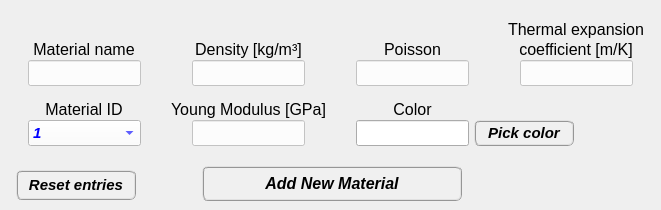
    <widget class="QWidget" name="tab_add_material">
     <property name="toolTip">
      <string>&lt;html&gt;&lt;head/&gt;&lt;body&gt;&lt;p&gt;&lt;span style=&quot; font-size:12pt; font-style:normal;&quot;&gt;Add a new material to the list&lt;/span&gt;&lt;/p&gt;&lt;/body&gt;&lt;/html&gt;</string>
     </property>
     <attribute name="title">
      <string>Add</string>
     </attribute>
     <widget class="QLineEdit" name="lineEdit_color">
      <property name="geometry">
       <rect>
        <x>356</x>
        <y>120</y>
        <width>113</width>
        <height>26</height>
       </rect>
      </property>
      <property name="minimumSize">
       <size>
        <width>113</width>
        <height>26</height>
       </size>
      </property>
      <property name="maximumSize">
       <size>
        <width>113</width>
        <height>26</height>
       </size>
      </property>
      <property name="font">
       <font>
        <family>Arial</family>
        <pointsize>11</pointsize>
        <weight>75</weight>
        <italic>false</italic>
        <bold>true</bold>
       </font>
      </property>
      <property name="styleSheet">
       <string notr="true"/>
      </property>
      <property name="alignment">
       <set>Qt::AlignCenter</set>
      </property>
     </widget>
     <widget class="QLabel" name="YoungMod_label">
      <property name="geometry">
       <rect>
        <x>162</x>
        <y>100</y>
        <width>173</width>
        <height>20</height>
       </rect>
      </property>
      <property name="font">
       <font>
        <italic>false</italic>
       </font>
      </property>
      <property name="styleSheet">
       <string notr="true"/>
      </property>
      <property name="text">
       <string>&lt;html&gt;&lt;head/&gt;&lt;body&gt;&lt;p align=&quot;center&quot;&gt;&lt;span style=&quot; font-size:12pt;&quot;&gt;Young Modulus [GPa]&lt;/span&gt;&lt;/p&gt;&lt;/body&gt;&lt;/html&gt;</string>
      </property>
     </widget>
     <widget class="QLineEdit" name="lineEdit_poisson">
      <property name="geometry">
       <rect>
        <x>356</x>
        <y>60</y>
        <width>113</width>
        <height>26</height>
       </rect>
      </property>
      <property name="minimumSize">
       <size>
        <width>113</width>
        <height>26</height>
       </size>
      </property>
      <property name="maximumSize">
       <size>
        <width>113</width>
        <height>26</height>
       </size>
      </property>
      <property name="font">
       <font>
        <family>Arial</family>
        <pointsize>11</pointsize>
        <weight>75</weight>
        <italic>false</italic>
        <bold>true</bold>
       </font>
      </property>
      <property name="styleSheet">
       <string notr="true">QLineEdit{color: rgb(0,0,255); background-color: rgba(255, 255, 255, 200)}
QLineEdit::Disabled{color: rgb(120,120,120); background-color: rgba(0, 0, 0, 0)}</string>
      </property>
      <property name="alignment">
       <set>Qt::AlignCenter</set>
      </property>
     </widget>
     <widget class="QLabel" name="Name_label">
      <property name="geometry">
       <rect>
        <x>24</x>
        <y>40</y>
        <width>120</width>
        <height>20</height>
       </rect>
      </property>
      <property name="styleSheet">
       <string notr="true"/>
      </property>
      <property name="text">
       <string>&lt;html&gt;&lt;head/&gt;&lt;body&gt;&lt;p align=&quot;center&quot;&gt;&lt;span style=&quot; font-size:12pt; font-style:normal;&quot;&gt;Material name&lt;/span&gt;&lt;/p&gt;&lt;/body&gt;&lt;/html&gt;</string>
      </property>
     </widget>
     <widget class="QLineEdit" name="lineEdit_density">
      <property name="geometry">
       <rect>
        <x>192</x>
        <y>60</y>
        <width>113</width>
        <height>26</height>
       </rect>
      </property>
      <property name="minimumSize">
       <size>
        <width>113</width>
        <height>26</height>
       </size>
      </property>
      <property name="maximumSize">
       <size>
        <width>113</width>
        <height>26</height>
       </size>
      </property>
      <property name="font">
       <font>
        <family>Arial</family>
        <pointsize>11</pointsize>
        <weight>75</weight>
        <italic>false</italic>
        <bold>true</bold>
       </font>
      </property>
      <property name="styleSheet">
       <string notr="true">QLineEdit{color: rgb(0,0,255); background-color: rgba(255, 255, 255, 200)}
QLineEdit::Disabled{color: rgb(120,120,120); background-color: rgba(0, 0, 0, 0)}</string>
      </property>
      <property name="alignment">
       <set>Qt::AlignCenter</set>
      </property>
     </widget>
     <widget class="QLineEdit" name="lineEdit_name">
      <property name="geometry">
       <rect>
        <x>28</x>
        <y>60</y>
        <width>113</width>
        <height>26</height>
       </rect>
      </property>
      <property name="minimumSize">
       <size>
        <width>113</width>
        <height>26</height>
       </size>
      </property>
      <property name="maximumSize">
       <size>
        <width>113</width>
        <height>26</height>
       </size>
      </property>
      <property name="font">
       <font>
        <family>Arial</family>
        <pointsize>11</pointsize>
        <weight>75</weight>
        <italic>false</italic>
        <bold>true</bold>
       </font>
      </property>
      <property name="styleSheet">
       <string notr="true">QLineEdit{color: rgb(0,0,255); background-color: rgba(255, 255, 255, 200)}
QLineEdit::Disabled{color: rgb(120,120,120); background-color: rgba(0, 0, 0, 0)}</string>
      </property>
      <property name="alignment">
       <set>Qt::AlignCenter</set>
      </property>
     </widget>
     <widget class="QLabel" name="ID_label">
      <property name="geometry">
       <rect>
        <x>24</x>
        <y>100</y>
        <width>120</width>
        <height>20</height>
       </rect>
      </property>
      <property name="font">
       <font>
        <family>Arial</family>
        <pointsize>11</pointsize>
        <weight>50</weight>
        <italic>false</italic>
        <bold>false</bold>
       </font>
      </property>
      <property name="styleSheet">
       <string notr="true"/>
      </property>
      <property name="text">
       <string>&lt;html&gt;&lt;head/&gt;&lt;body&gt;&lt;p align=&quot;center&quot;&gt;&lt;span style=&quot; font-size:12pt; font-style:normal;&quot;&gt;Material ID&lt;/span&gt;&lt;/p&gt;&lt;/body&gt;&lt;/html&gt;</string>
      </property>
     </widget>
     <widget class="QLabel" name="poisson_label">
      <property name="geometry">
       <rect>
        <x>378</x>
        <y>40</y>
        <width>69</width>
        <height>20</height>
       </rect>
      </property>
      <property name="styleSheet">
       <string notr="true"/>
      </property>
      <property name="text">
       <string>&lt;html&gt;&lt;head/&gt;&lt;body&gt;&lt;p align=&quot;center&quot;&gt;&lt;span style=&quot; font-size:12pt; font-style:normal;&quot;&gt;Poisson&lt;/span&gt;&lt;/p&gt;&lt;/body&gt;&lt;/html&gt;</string>
      </property>
     </widget>
     <widget class="QLineEdit" name="lineEdit_youngModulus">
      <property name="geometry">
       <rect>
        <x>192</x>
        <y>120</y>
        <width>113</width>
        <height>26</height>
       </rect>
      </property>
      <property name="minimumSize">
       <size>
        <width>113</width>
        <height>26</height>
       </size>
      </property>
      <property name="maximumSize">
       <size>
        <width>113</width>
        <height>26</height>
       </size>
      </property>
      <property name="font">
       <font>
        <family>Arial</family>
        <pointsize>11</pointsize>
        <weight>75</weight>
        <italic>false</italic>
        <bold>true</bold>
       </font>
      </property>
      <property name="styleSheet">
       <string notr="true">QLineEdit{color: rgb(0,0,255); background-color: rgba(255, 255, 255, 200)}
QLineEdit::Disabled{color: rgb(120,120,120); background-color: rgba(0, 0, 0, 0)}</string>
      </property>
      <property name="alignment">
       <set>Qt::AlignCenter</set>
      </property>
     </widget>
     <widget class="QLabel" name="density_label">
      <property name="geometry">
       <rect>
        <x>174</x>
        <y>40</y>
        <width>149</width>
        <height>20</height>
       </rect>
      </property>
      <property name="styleSheet">
       <string notr="true"/>
      </property>
      <property name="text">
       <string>&lt;html&gt;&lt;head/&gt;&lt;body&gt;&lt;p align=&quot;center&quot;&gt;&lt;span style=&quot; font-size:12pt; font-style:normal;&quot;&gt;Density [kg/m³]&lt;/span&gt;&lt;/p&gt;&lt;/body&gt;&lt;/html&gt;</string>
      </property>
     </widget>
     <widget class="QPushButton" name="pushButton_confirm_add_material">
      <property name="enabled">
       <bool>true</bool>
      </property>
      <property name="geometry">
       <rect>
        <x>202</x>
        <y>166</y>
        <width>260</width>
        <height>35</height>
       </rect>
      </property>
      <property name="minimumSize">
       <size>
        <width>260</width>
        <height>35</height>
       </size>
      </property>
      <property name="maximumSize">
       <size>
        <width>260</width>
        <height>35</height>
       </size>
      </property>
      <property name="font">
       <font>
        <family>Arial</family>
        <pointsize>12</pointsize>
        <weight>75</weight>
        <italic>true</italic>
        <bold>true</bold>
       </font>
      </property>
      <property name="cursor">
       <cursorShape>ArrowCursor</cursorShape>
      </property>
      <property name="layoutDirection">
       <enum>Qt::LeftToRight</enum>
      </property>
      <property name="autoFillBackground">
       <bool>false</bool>
      </property>
      <property name="styleSheet">
       <string notr="true">QPushButton{border-radius: 6px; border-color: rgb(150, 150, 150); border-style: ridge; border-width: 2px; color: rgb(0, 0, 0); background-color: rgb(240, 240, 240); font: 75 italic bold 12pt &quot;Arial&quot;}
QPushButton:hover{border-radius: 6px; border-color: rgb(0, 170, 255); border-style: ridge; border-width: 2px; color: rgb(0, 0, 0); background-color: rgba(174, 213, 255, 100); font: 75 italic bold 12pt &quot;Arial&quot;}
QPushButton:pressed{border-radius: 6px; border-color: rgb(0, 170, 255); border-style: ridge; border-width: 3px; color: rgb(0, 0, 0); background-color: rgb(174, 213, 255); font: 75 italic bold 12pt &quot;Arial&quot;}</string>
      </property>
      <property name="text">
       <string>Add New Material</string>
      </property>
      <property name="shortcut">
       <string>Shift+A</string>
      </property>
      <property name="checkable">
       <bool>false</bool>
      </property>
      <property name="autoDefault">
       <bool>true</bool>
      </property>
      <property name="default">
       <bool>false</bool>
      </property>
      <property name="flat">
       <bool>false</bool>
      </property>
     </widget>
     <widget class="QLineEdit" name="lineEdit_thermal_expansion_coefficient">
      <property name="geometry">
       <rect>
        <x>520</x>
        <y>60</y>
        <width>113</width>
        <height>26</height>
       </rect>
      </property>
      <property name="minimumSize">
       <size>
        <width>113</width>
        <height>26</height>
       </size>
      </property>
      <property name="maximumSize">
       <size>
        <width>113</width>
        <height>26</height>
       </size>
      </property>
      <property name="font">
       <font>
        <family>Arial</family>
        <pointsize>11</pointsize>
        <weight>75</weight>
        <italic>false</italic>
        <bold>true</bold>
       </font>
      </property>
      <property name="styleSheet">
       <string notr="true">QLineEdit{color: rgb(0,0,255); background-color: rgba(255, 255, 255, 200)}
QLineEdit::Disabled{color: rgb(120,120,120); background-color: rgba(0, 0, 0, 0)}</string>
      </property>
      <property name="alignment">
       <set>Qt::AlignCenter</set>
      </property>
     </widget>
     <widget class="QLabel" name="color_label_2">
      <property name="geometry">
       <rect>
        <x>356</x>
        <y>100</y>
        <width>113</width>
        <height>20</height>
       </rect>
      </property>
      <property name="styleSheet">
       <string notr="true"/>
      </property>
      <property name="text">
       <string>&lt;html&gt;&lt;head/&gt;&lt;body&gt;&lt;p align=&quot;center&quot;&gt;&lt;span style=&quot; font-size:12pt;&quot;&gt;Color&lt;/span&gt;&lt;/p&gt;&lt;/body&gt;&lt;/html&gt;</string>
      </property>
     </widget>
     <widget class="QLabel" name="coefficient_mK">
      <property name="geometry">
       <rect>
        <x>500</x>
        <y>40</y>
        <width>152</width>
        <height>20</height>
       </rect>
      </property>
      <property name="styleSheet">
       <string notr="true"/>
      </property>
      <property name="text">
       <string>&lt;html&gt;&lt;head/&gt;&lt;body&gt;&lt;p align=&quot;center&quot;&gt;&lt;span style=&quot; font-size:12pt; font-style:normal;&quot;&gt;coefficient [m/K]&lt;/span&gt;&lt;/p&gt;&lt;/body&gt;&lt;/html&gt;</string>
      </property>
     </widget>
     <widget class="QLabel" name="thermal_expansion_label">
      <property name="geometry">
       <rect>
        <x>500</x>
        <y>20</y>
        <width>152</width>
        <height>20</height>
       </rect>
      </property>
      <property name="styleSheet">
       <string notr="true"/>
      </property>
      <property name="text">
       <string>&lt;html&gt;&lt;head/&gt;&lt;body&gt;&lt;p align=&quot;center&quot;&gt;&lt;span style=&quot; font-size:12pt; font-style:normal;&quot;&gt;Thermal expansion&lt;/span&gt;&lt;/p&gt;&lt;/body&gt;&lt;/html&gt;</string>
      </property>
     </widget>
     <widget class="QPushButton" name="pushButton_reset_entries_add_material">
      <property name="enabled">
       <bool>true</bool>
      </property>
      <property name="geometry">
       <rect>
        <x>16</x>
        <y>170</y>
        <width>120</width>
        <height>30</height>
       </rect>
      </property>
      <property name="minimumSize">
       <size>
        <width>120</width>
        <height>30</height>
       </size>
      </property>
      <property name="maximumSize">
       <size>
        <width>120</width>
        <height>30</height>
       </size>
      </property>
      <property name="font">
       <font>
        <family>Arial</family>
        <pointsize>11</pointsize>
        <weight>75</weight>
        <italic>true</italic>
        <bold>true</bold>
       </font>
      </property>
      <property name="cursor">
       <cursorShape>ArrowCursor</cursorShape>
      </property>
      <property name="layoutDirection">
       <enum>Qt::LeftToRight</enum>
      </property>
      <property name="autoFillBackground">
       <bool>false</bool>
      </property>
      <property name="styleSheet">
       <string notr="true">QPushButton{border-radius: 6px; border-color: rgb(150, 150, 150); border-style: ridge; border-width: 2px; color: rgb(0, 0, 0); background-color: rgb(240, 240, 240); font: 75 italic bold 11pt &quot;Arial&quot;}
QPushButton:hover{border-radius: 6px; border-color: rgb(0, 170, 255); border-style: ridge; border-width: 2px; color: rgb(0, 0, 0); background-color: rgba(174, 213, 255, 100); font: 75 italic bold 11pt &quot;Arial&quot;}
QPushButton:pressed{border-radius: 6px; border-color: rgb(0, 170, 255); border-style: ridge; border-width: 3px; color: rgb(0, 0, 0); background-color: rgb(174, 213, 255); font: 75 italic bold 11pt &quot;Arial&quot;}</string>
      </property>
      <property name="text">
       <string>Reset entries</string>
      </property>
      <property name="shortcut">
       <string>Shift+A</string>
      </property>
      <property name="checkable">
       <bool>false</bool>
      </property>
      <property name="autoDefault">
       <bool>true</bool>
      </property>
      <property name="default">
       <bool>false</bool>
      </property>
      <property name="flat">
       <bool>false</bool>
      </property>
     </widget>
     <widget class="QPushButton" name="pushButton_pickColor_add">
      <property name="geometry">
       <rect>
        <x>474</x>
        <y>120</y>
        <width>100</width>
        <height>26</height>
       </rect>
      </property>
      <property name="minimumSize">
       <size>
        <width>100</width>
        <height>26</height>
       </size>
      </property>
      <property name="maximumSize">
       <size>
        <width>100</width>
        <height>26</height>
       </size>
      </property>
      <property name="font">
       <font>
        <family>Arial</family>
        <pointsize>11</pointsize>
        <weight>75</weight>
        <italic>true</italic>
        <bold>true</bold>
       </font>
      </property>
      <property name="styleSheet">
       <string notr="true">QPushButton{border-radius: 6px; border-color: rgb(150, 150, 150); border-style: ridge; border-width: 2px; color: rgb(0, 0, 0); background-color: rgb(240, 240, 240); font: 75 italic bold 11pt &quot;Arial&quot;}
QPushButton:hover{border-radius: 6px; border-color: rgb(0, 170, 255); border-style: ridge; border-width: 2px; color: rgb(0, 0, 0); background-color: rgba(174, 213, 255, 100); font: 75 italic bold 11pt &quot;Arial&quot;}
QPushButton:pressed{border-radius: 6px; border-color: rgb(0, 170, 255); border-style: ridge; border-width: 3px; color: rgb(0, 0, 0); background-color: rgb(174, 213, 255); font: 75 italic bold 11pt &quot;Arial&quot;}</string>
      </property>
      <property name="text">
       <string>Pick color</string>
      </property>
     </widget>
     <widget class="QComboBox" name="comboBox_material_id">
      <property name="geometry">
       <rect>
        <x>28</x>
        <y>120</y>
        <width>113</width>
        <height>26</height>
       </rect>
      </property>
      <property name="font">
       <font>
        <family>Arial</family>
        <pointsize>11</pointsize>
        <weight>75</weight>
        <italic>true</italic>
        <bold>true</bold>
       </font>
      </property>
      <property name="whatsThis">
       <string>&lt;html&gt;&lt;head/&gt;&lt;body&gt;&lt;p align=&quot;center&quot;&gt;&lt;br/&gt;&lt;/p&gt;&lt;/body&gt;&lt;/html&gt;</string>
      </property>
      <property name="styleSheet">
       <string notr="true">color: rgb(0, 0, 255);
background-color: rgb(255, 255, 255);</string>
      </property>
      <property name="maxVisibleItems">
       <number>100</number>
      </property>
      <item>
       <property name="text">
        <string>1</string>
       </property>
      </item>
      <item>
       <property name="text">
        <string>2</string>
       </property>
      </item>
      <item>
       <property name="text">
        <string>3</string>
       </property>
      </item>
      <item>
       <property name="text">
        <string>4</string>
       </property>
      </item>
      <item>
       <property name="text">
        <string>5</string>
       </property>
      </item>
     </widget>
    </widget>
